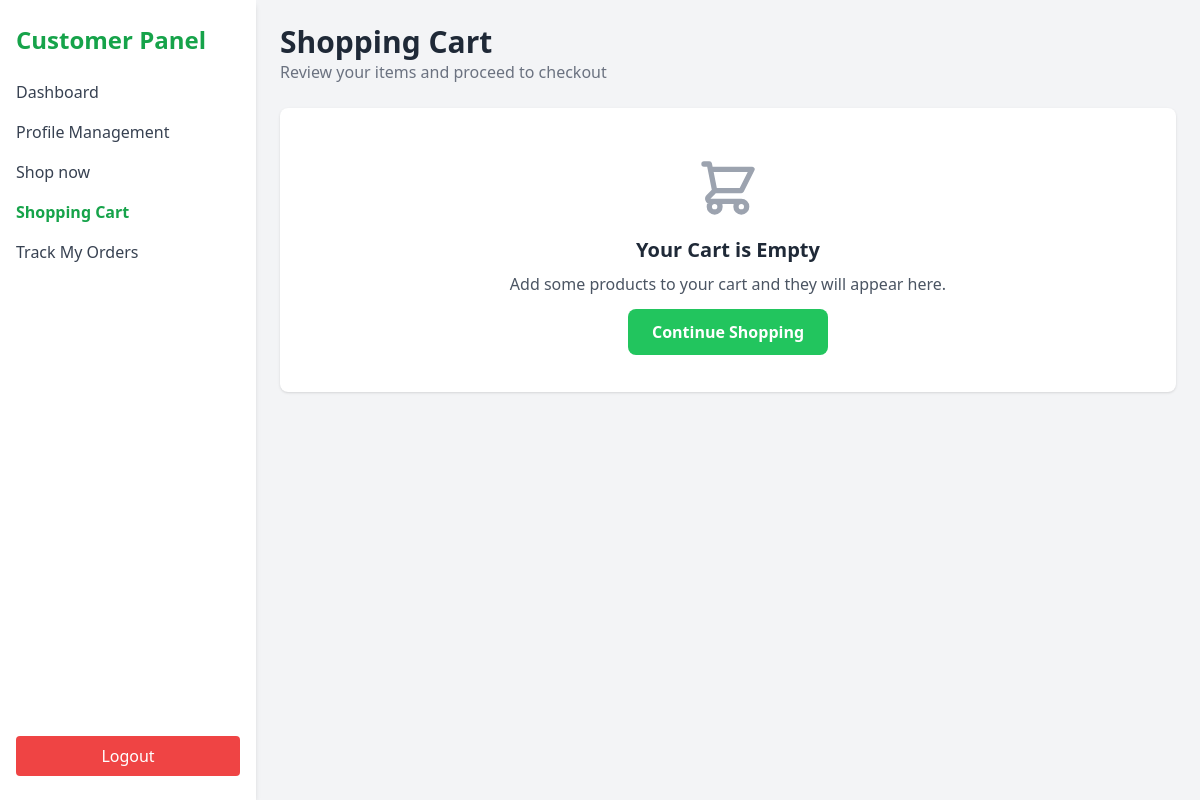
The page /cart (signed in) on the database as committed earlier.
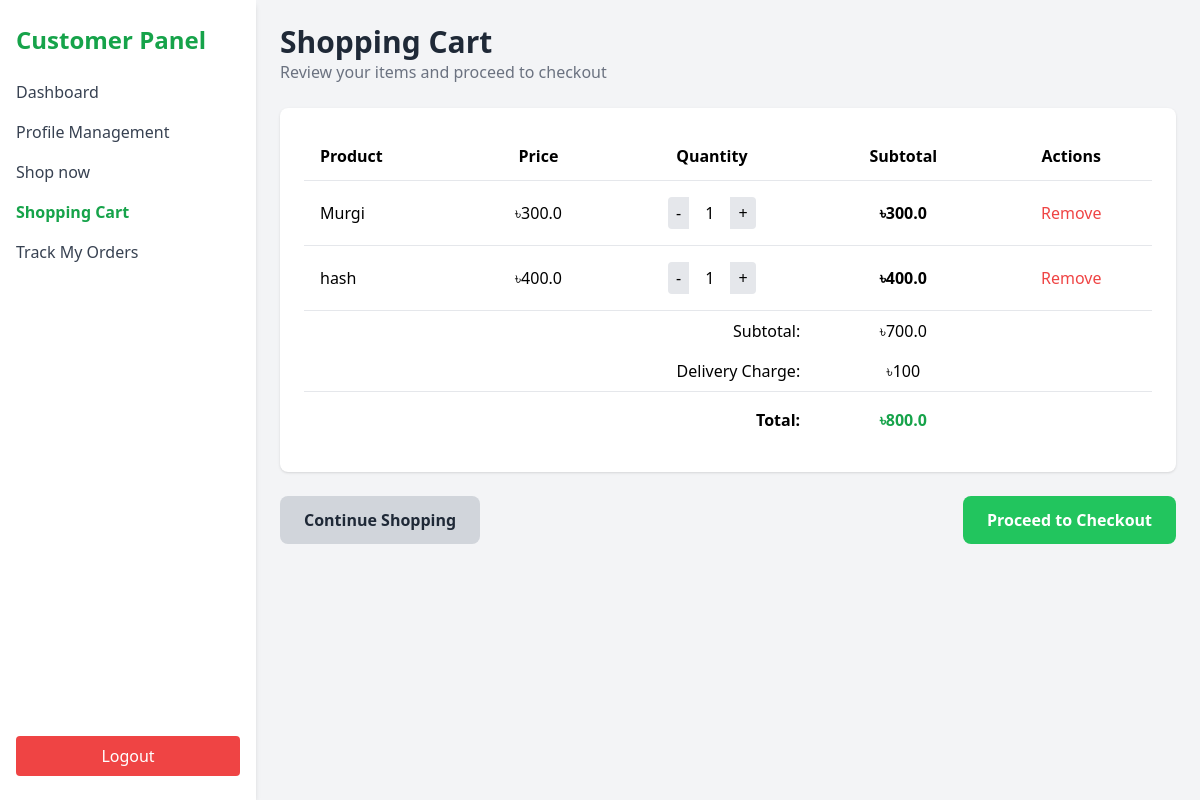
The same page on the database as committed later.
### models.py (models this page shows, shortened)
class CartItem(db.Model):
    id = db.Column(db.Integer, primary_key=True)
    user_id = db.Column(db.Integer, db.ForeignKey('user.id'), nullable=False)
    product_id = db.Column(db.Integer, db.ForeignKey('product.id'), nullable=False)
    quantity = db.Column(db.Integer, default=1)
    user = db.relationship('User', backref='cart_items')
    product = db.relationship('Product')
    @property
    def subtotal(self):
        return self.quantity * self.product.unit_price

class Product(db.Model):
    id = db.Column(db.Integer, primary_key=True)
    name = db.Column(db.String(100), nullable=False)
    category = db.Column(db.String(100), nullable=False)
    quantity = db.Column(db.Integer, nullable=False)
    unit_price = db.Column(db.Float, nullable=False)
    product_description = db.Column(db.String(200), nullable=True)
    image = db.Column(db.String(100), nullable=True)  # Add this line for the image
    added_by = db.Column(db.Integer, db.ForeignKey('user.id'), nullable=False)

### app.py (the view)
@app.route('/cart')
def view_cart():
    user_id = session.get('user_id')
    user = db.session.get(User, user_id) if user_id else None
    if not user or user.role != 'customer':
        return redirect(url_for('login'))
    cart_items = CartItem.query.filter_by(user_id=user.id).all()
    product_total = sum(item.subtotal for item in cart_items)
    delivery_charge = 100
    total = product_total + delivery_charge
    return render_template(
        'cart.html',
        user=user,
        cart_items=cart_items,
        product_total=product_total,
        delivery_charge=delivery_charge,
        total=total
    )

### templates/cart.html (shortened to what the changed rows need)
<!DOCTYPE html>
<html lang="en">
<head>
  <script src="https://cdn.tailwindcss.com"></script>
</head>
<body class="bg-gray-100 min-h-screen">
  <div class="flex h-screen">
    <aside class="w-64 bg-white shadow-md px-4 py-6 flex flex-col h-full">
      <h1 class="text-2xl font-bold text-green-600 mb-6">Customer Panel</h1>
    </aside>
    <main class="flex-1 p-6 overflow-y-auto">
      <header class="mb-6">
        <h2 class="text-3xl font-semibold text-gray-800">Shopping Cart</h2>
      </header>
      {% if cart_items and cart_items|length > 0 %}
      <section class="bg-white p-6 rounded-lg shadow mb-6">
        <table class="min-w-full">
          <thead>
            <tr class="border-b">
              <th class="text-left py-3 px-4">Product</th>
              <th class="text-center py-3 px-4">Price</th>
              <th class="text-center py-3 px-4">Quantity</th>
              <th class="text-center py-3 px-4">Subtotal</th>
              <th class="text-center py-3 px-4">Actions</th>
            </tr>
          </thead>
          <tbody>
            {% for item in cart_items %}
            <tr class="border-b hover:bg-gray-50">
              <td class="py-4 px-4">{{ item.product.name }}</td>
              <td class="py-4 px-4 text-center">৳{{ item.product.unit_price }}</td>
              <td class="py-4 px-4 text-center">
                <div class="flex items-center justify-center">
                  <button onclick="updateQuantity({{ item.product_id }}, {{ item.quantity - 1 }})" class="bg-gray-200 px-2 py-1 rounded-l">-</button>
                  <span class="px-4">{{ item.quantity }}</span>
                  <button onclick="updateQuantity({{ item.product_id }}, {{ item.quantity + 1 }})" class="bg-gray-200 px-2 py-1 rounded-r">+</button>
                </div>
              </td>
              <td class="py-4 px-4 text-center font-semibold">৳{{ item.subtotal }}</td>
              <td class="py-4 px-4 text-center">
                <form action="{{ url_for('remove_from_cart', product_id=item.product_id) }}" method="post">
                  <button type="submit" class="text-red-500 hover:text-red-700">Remove</button>
                </form>
              </td>
            </tr>
            {% endfor %}
          </tbody>
          <tfoot>
            <tr>
              <td colspan="3" class="py-2 px-4 text-right">Subtotal:</td>
              <td class="py-2 px-4 text-center">৳{{ product_total }}</td>
              <td></td>
            </tr>
            <tr>
              <td colspan="3" class="py-2 px-4 text-right">Delivery Charge:</td>
              <td class="py-2 px-4 text-center">৳{{ delivery_charge }}</td>
              <td></td>
            </tr>
            <tr class="border-t">
              <td colspan="3" class="py-4 px-4 text-right font-semibold">Total:</td>
              <td class="py-4 px-4 text-center font-bold text-green-600">৳{{ total }}</td>
              <td></td>
            </tr>
          </tfoot>
        </table>
      </section>
      <div class="flex justify-between mt-6">
        <a href="{{ url_for('shop') }}" class="bg-gray-300 text-gray-800 px-6 py-3 rounded-lg font-semibold hover:bg-gray-400 transition">
          Continue Shopping
        </a>
        <a href="{{ url_for('checkout') }}" class="bg-green-500 text-white px-6 py-3 rounded-lg font-semibold hover:bg-green-600 transition">
          Proceed to Checkout
        </a>
      </div>
      {% else %}
      <section class="bg-white p-6 rounded-lg shadow mb-6 text-center py-12">
        <h3 class="text-xl font-bold text-gray-800 mb-2">Your Cart is Empty</h3>
        <p class="text-gray-600 mb-6">Add some products to your cart and they will appear here.</p>
        <a href="{{ url_for('shop') }}" class="bg-green-500 text-white px-6 py-3 rounded-lg font-semibold hover:bg-green-600 transition">
          Continue Shopping
        </a>
      </section>
      {% endif %}
    </main>
  </div>
</body>
</html>

Rows that differ between the two databases and show on the page:
added CartItem: product.name "Murgi", product.unit_price "300.0", quantity "1", subtotal "300.0"
added CartItem: product.name "hash", product.unit_price "400.0", quantity "1", subtotal "400.0"
Other text that changed with them:
{{ product_total }}: (not shown) → "700.0"
{{ delivery_charge }}: (not shown) → "100"
{{ total }}: (not shown) → "800.0"
text no longer shown: "Your Cart is Empty Add some products to your cart and they will appear here."
text now shown: "Product Price Quantity Subtotal Actions Subtotal: ৳ Delivery Charge: ৳ Total: ৳ Proceed to Checkout"
